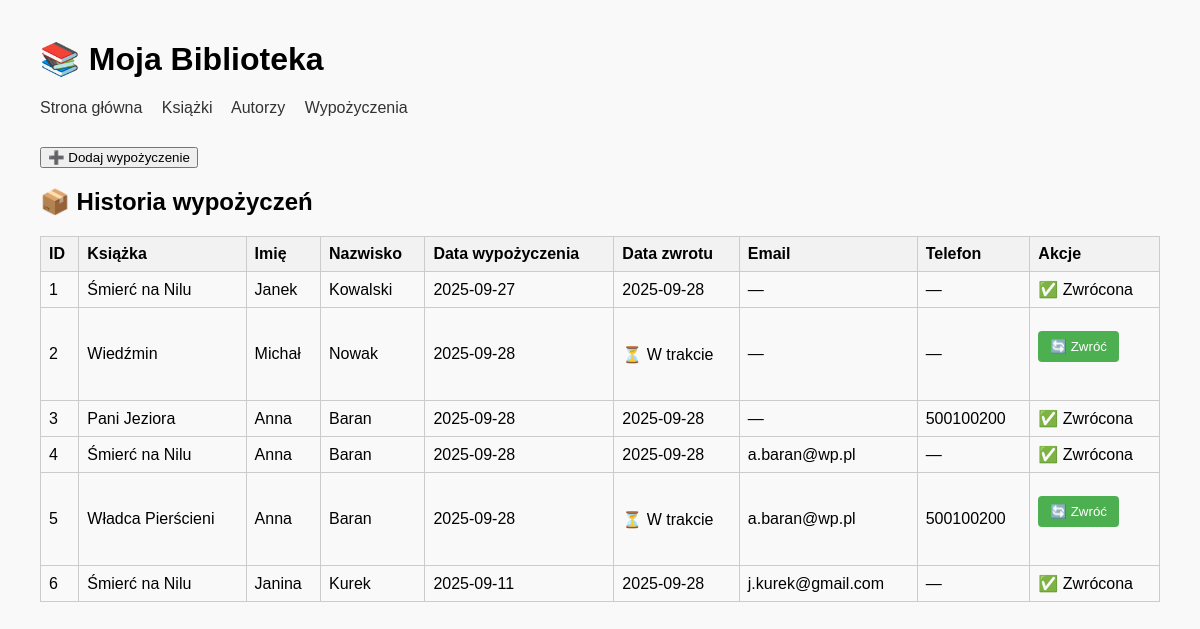
Before: /borrowings with the older database file.
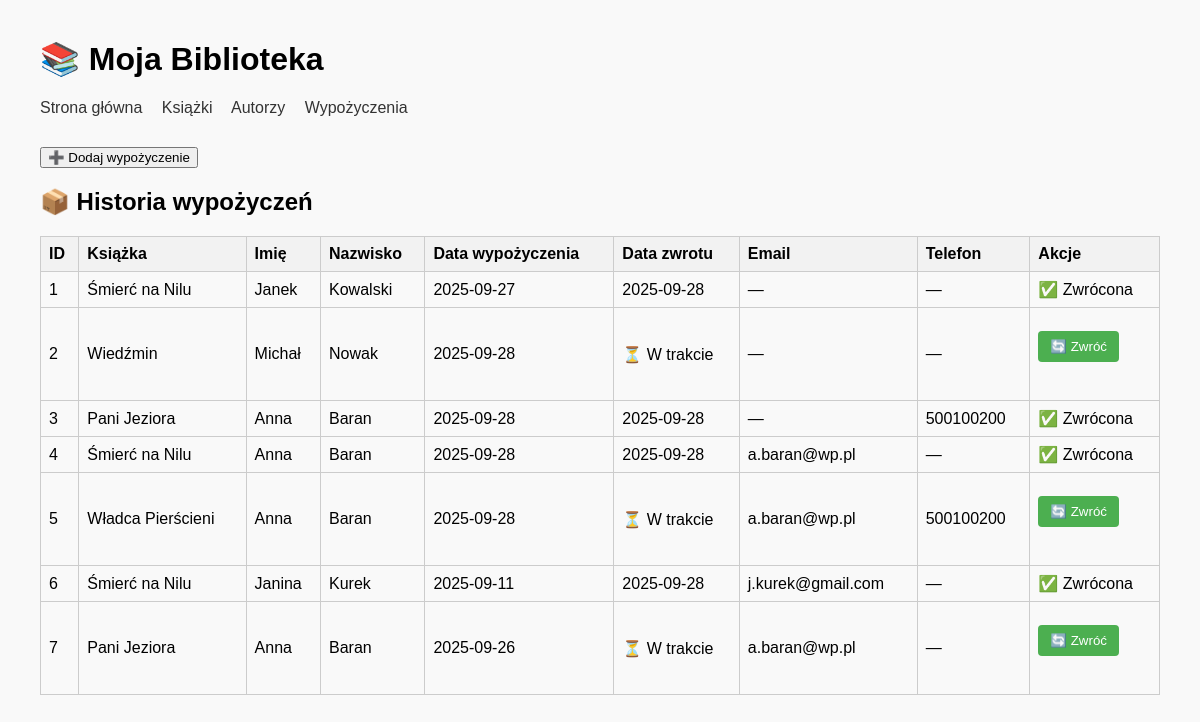
After: the same page with the newer database file.
### app/models.py (models this page shows, shortened)
class Borrowings(db.Model):
    __tablename__ = "borrowings"
    id = db.Column(db.Integer, primary_key=True)
    book_id = db.Column(db.Integer, db.ForeignKey("books.id"), nullable=False)
    borrower_name = db.Column(db.String(100), nullable=False)
    borrower_surname = db.Column(db.String(100), nullable=False)
    borrow_date = db.Column(db.DateTime, default=datetime.utcnow)
    return_date = db.Column(db.DateTime, nullable=True)
    email = db.Column(db.String(120), nullable=True)
    phone = db.Column(db.String(20), nullable=True)

class Book(db.Model):
    __tablename__ = "books"
    id = db.Column(db.Integer, primary_key=True)
    author_id = db.Column(db.Integer, db.ForeignKey("authors.id"), nullable=False)
    title = db.Column(db.String(200), nullable=False)
    genre = db.Column(db.String(100))
    available = db.Column(db.Boolean, default=True)
    borrowings = db.relationship("Borrowings", backref="book", lazy="dynamic")

### app/routes.py (the view)
@app.route("/borrowings", strict_slashes=False)
def borrowings():
    all_borrowings = Borrowings.query.all()
    return render_template("borrowings.html", borrowings=all_borrowings)

### app/templates/borrowings.html (shortened to what this page needs)
{% extends "base.html" %}
{% block content %}
<a href="{{ url_for('new_borrowings') }}">
    <button>➕ Dodaj wypożyczenie</button>
</a>
<h2>📦 Historia wypożyczeń</h2>
<table>
    <tr>
        <th>ID</th>
        <th>Książka</th>
        <th>Imię</th>
        <th>Nazwisko</th>
        <th>Data wypożyczenia</th>
        <th>Data zwrotu</th>
        <th>Email</th>
        <th>Telefon</th>
        <th>Akcje</th>
    </tr>
    {% for b in borrowings %}
    <tr>
        <td>{{ b.id }}</td>
        <td>{{ b.book.title }}</td>
        <td>{{ b.borrower_name }}</td>
        <td>{{ b.borrower_surname }}</td>
        <td>{{ b.borrow_date.strftime('%Y-%m-%d') }}</td>
        <td>
            {% if b.return_date %}
            {{ b.return_date.strftime('%Y-%m-%d') }}
            {% else %}
            ⏳ W trakcie
            {% endif %}
        </td>
        <td>{{ b.email or "—" }}</td>
        <td>{{ b.phone or "—" }}</td>
        <td>
            {% if not b.return_date %}
            <form method="POST" action="{{ url_for('return_book', borrowing_id=b.id) }}">
                <button type="submit" onclick="return confirm('Czy na pewno chcesz zwrócić książkę?')">🔄 Zwróć</button>
            </form>
            {% else %}
            ✅ Zwrócona
            {% endif %}
        </td>
    </tr>
    {% endfor %}
</table>
{% endblock %}

### app/templates/base.html (shortened to what this page needs)
<!DOCTYPE html>
<html lang="pl">
<head>
    <link rel="stylesheet" href="{{ url_for('static', filename='style.css') }}">
</head>
<body>
    <header>
        <h1>📚 Moja Biblioteka</h1>
        <nav>
            <a href="/">Strona główna</a>
            <a href="/books">Książki</a>
            <a href="/authors">Autorzy</a>
            <a href="/borrowings">Wypożyczenia</a>
        </nav>
    </header>
    {% block content %}
    {% endblock %}
</body>
</html>

### app/static/style.css (style rules this page uses)
body { font-family: Arial, sans-serif; margin: 40px; background-color: #f9f9f9; }
header { margin-bottom: 30px; }
nav a { margin-right: 15px; text-decoration: none; color: #333; }
form { max-width: 400px; margin-bottom: 30px; }
form button { margin-top: 15px; padding: 8px 12px; background-color: #4CAF50; color: white; border: none; border-radius: 4px; cursor: pointer; }
table { width: 100%; border-collapse: collapse; margin-top: 20px; }
table th, table td { border: 1px solid #ccc; padding: 8px; text-align: left; }
table th { background-color: #f2f2f2; }

Changed rows visible on the page:
added Borrowings: id "7", book "Pani Jeziora", borrower_name "Anna", borrower_surname "Baran", borrow_date "2025-09-26", shows "⏳ W trakcie", email "a.baran@wp.pl", phone "—"
